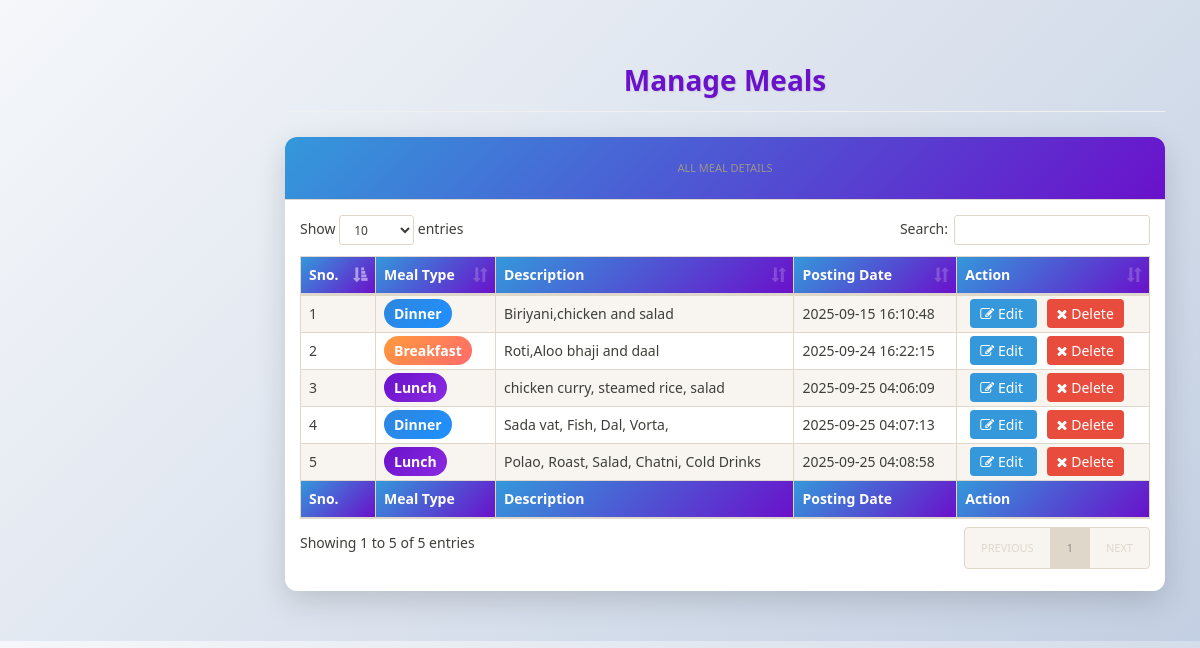
Screenshot of /hostel/admin/manage-meal.php (signed in) with the database file from the repository.
### tables this page shows
CREATE TABLE `meals` (
  `id` int(11) NOT NULL,
  `meal_type` varchar(20) NOT NULL,
  `description` text NOT NULL,
  `price` decimal(11,0) NOT NULL,
  `orders` decimal(11,0) NOT NULL,
  `is_special` tinyint(1) NOT NULL,
  `occasion` text NOT NULL,
  `created_at` timestamp NOT NULL DEFAULT current_timestamp() ON UPDATE current_timestamp()
);

### hostel/admin/manage-meal.php (the view, shortened to what this page needs)
<?php
include('includes/config.php');
?>
<!doctype html>
<html lang="en" class="no-js">
<head>
	<link rel="stylesheet" href="css/font-awesome.min.css">
	<link rel="stylesheet" href="css/bootstrap.min.css">
	<link rel="stylesheet" href="css/dataTables.bootstrap.min.css">
	<link rel="stylesheet" href="css/bootstrap-social.css">
	<link rel="stylesheet" href="css/bootstrap-select.css">
	<link rel="stylesheet" href="css/fileinput.min.css">
	<link rel="stylesheet" href="css/awesome-bootstrap-checkbox.css">
	<link rel="stylesheet" href="css/style.css">
</head>
<body>
	<div class="ts-main-content">
		<div class="content-wrapper">
			<div class="container-fluid">
				<div class="row">
					<div class="col-md-12">
						<h2 class="page-title">Manage Meals</h2>
						<div class="panel panel-default">
							<div class="panel-heading">All Meal Details</div>
							<div class="panel-body">
								<table id="zctb" class="display table table-striped table-bordered table-hover" cellspacing="0" width="100%">
									<thead>
										<tr>
											<th>Sno.</th>
											<th>Meal Type</th>
											<th>Description</th>
											<th>Posting Date</th>
											<th>Action</th>
										</tr>
									</thead>
									<tfoot>
										<tr>
											<th>Sno.</th>
											<th>Meal Type</th>
											<th>Description</th>
											<th>Posting Date</th>
											<th>Action</th>
										</tr>
									</tfoot>
									<tbody>
<?php
$ret="select * from meals";
$stmt= $mysqli->prepare($ret);
$stmt->execute();
$res=$stmt->get_result();
$cnt=1;
while($row=$res->fetch_object())
{
	$badge_class = '';
	switch($row->meal_type) {
		case 'breakfast':
			$badge_class = 'breakfast-badge';
			$meal_type_display = 'Breakfast';
			break;
		case 'lunch':
			$badge_class = 'lunch-badge';
			$meal_type_display = 'Lunch';
			break;
		case 'dinner':
			$badge_class = 'dinner-badge';
			$meal_type_display = 'Dinner';
			break;
	}
?>
<tr>
	<td><?php echo $cnt;?></td>
	<td>
		<span class="meal-type-badge <?php echo $badge_class;?>">
			<?php echo $meal_type_display;?>
		</span>
	</td>
	<td><?php echo htmlspecialchars($row->description);?></td>
	<td><?php echo $row->created_at;?></td>
	<td class="action-buttons">
		<a href="edit-meal.php?id=<?php echo $row->id;?>" class="btn-edit">
			<i class="fa fa-edit"></i> Edit
		</a>
		<a href="manage-meal.php?del=<?php echo $row->id;?>" class="btn-delete" onclick="return confirm('Are you sure you want to delete this meal?');">
			<i class="fa fa-close"></i> Delete
		</a>
	</td>
</tr>
<?php
$cnt=$cnt+1;
} ?>
									</tbody>
								</table>
							</div>
						</div>
					</div>
				</div>
			</div>
		</div>
	</div>
</body>
</html>

### hostel/admin/css/style.css (style rules this page uses)
html { font-size: 14px; }
@media only screen and (min-width: 480px) { html { font-size: 17px; } }
@media only screen and (min-width: 768px) { html { font-size: 14px; } }
body { font-size: 1em; }
a { color: #37a6c4; }
.panel { overflow: hidden; }
.page-title { padding-bottom: 15px; margin-bottom: 20px; border-bottom: 1px solid #f0f0f0; }
.ts-main-content .content-wrapper { padding-top: 15px; margin-top: 10px; }
@media only screen and (min-width: 992px) { .ts-main-content .content-wrapper { margin-left: 250px; } }

### hostel/admin/manage-meal.php (style rules this page uses)
:root { --primary-color: #3498db; --secondary-color: #6a11cb; --breakfast-color: #ff9a3c; --lunch-color: #6a11cb; --dinner-color: #2e86de; }
body { background: linear-gradient(135deg, #f5f7fa 0%, #c3cfe2 100%); font-family: 'Segoe UI', Tahoma, Geneva, Verdana, sans-serif; }
.ts-main-content { padding: 20px; }
.page-title { color: var(--secondary-color); margin-bottom: 25px; font-weight: 700; text-align: center; display: block; font-size: 28px; text-shadow: 1px 1px 2px rgba(0,0,0,0.1); margin-top: 20px; }
.panel-default { border: none; border-radius: 12px; box-shadow: 0 10px 30px rgba(0, 0, 0, 0.15); background: #fff; overflow: hidden; margin-bottom: 30px; }
.panel-heading { background: linear-gradient(135deg, var(--primary-color), var(--secondary-color)); color: white; padding: 20px; font-weight: 600; font-size: 24px; text-align: center; }
.table th { background: linear-gradient(135deg, var(--primary-color), var(--secondary-color)); color: white; }
.meal-type-badge { padding: 5px 10px; border-radius: 15px; color: white; font-weight: 600; }
.breakfast-badge { background: linear-gradient(135deg, var(--breakfast-color), #ff6b6b); }
.lunch-badge { background: linear-gradient(135deg, var(--lunch-color), #8A2BE2); }
.dinner-badge { background: linear-gradient(135deg, var(--dinner-color), #1E90FF); }
.action-buttons a { margin: 0 5px; padding: 5px 10px; border-radius: 4px; }
.btn-edit { background: #3498db; color: white; }
.btn-delete { background: #e74c3c; color: white; }

### rows the page displays
meals: meal_type "Dinner", description "Biriyani,chicken and salad", created_at "2025-09-15 16:10:48"
meals: meal_type "Breakfast", description "Roti,Aloo bhaji and daal", created_at "2025-09-24 16:22:15"
meals: meal_type "Lunch", description "chicken curry, steamed rice, salad", created_at "2025-09-25 04:06:09"
meals: meal_type "Dinner", description "Sada vat, Fish, Dal, Vorta,", created_at "2025-09-25 04:07:13"
meals: meal_type "Lunch", description "Polao, Roast, Salad, Chatni, Cold Drinks", created_at "2025-09-25 04:08:58"
